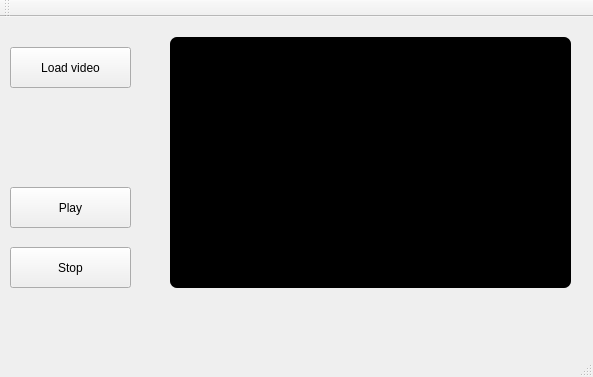
<?xml version="1.0" encoding="UTF-8"?>
<ui version="4.0">
 <class>MainWindow</class>
 <widget class="QMainWindow" name="MainWindow">
  <property name="geometry">
   <rect>
    <x>0</x>
    <y>0</y>
    <width>593</width>
    <height>377</height>
   </rect>
  </property>
  <property name="windowTitle">
   <string>MainWindow</string>
  </property>
  <widget class="QWidget" name="centralWidget">
   <widget class="QPushButton" name="loadVideoBtn">
    <property name="geometry">
     <rect>
      <x>10</x>
      <y>30</y>
      <width>121</width>
      <height>41</height>
     </rect>
    </property>
    <property name="styleSheet">
     <string notr="true"/>
    </property>
    <property name="text">
     <string>Load video</string>
    </property>
   </widget>
   <widget class="QPushButton" name="playVideoBtn">
    <property name="geometry">
     <rect>
      <x>10</x>
      <y>170</y>
      <width>121</width>
      <height>41</height>
     </rect>
    </property>
    <property name="styleSheet">
     <string notr="true"/>
    </property>
    <property name="text">
     <string>Play</string>
    </property>
   </widget>
   <widget class="QPushButton" name="stopVideoBtn">
    <property name="geometry">
     <rect>
      <x>10</x>
      <y>230</y>
      <width>121</width>
      <height>41</height>
     </rect>
    </property>
    <property name="styleSheet">
     <string notr="true"/>
    </property>
    <property name="text">
     <string>Stop</string>
    </property>
   </widget>
   <widget class="QLabel" name="label">
    <property name="geometry">
     <rect>
      <x>170</x>
      <y>20</y>
      <width>401</width>
      <height>251</height>
     </rect>
    </property>
    <property name="styleSheet">
     <string notr="true">background-color: #000;
border-radius: 7px;
</string>
    </property>
    <property name="text">
     <string/>
    </property>
   </widget>
  </widget>
  <widget class="QMenuBar" name="menuBar">
   <property name="geometry">
    <rect>
     <x>0</x>
     <y>0</y>
     <width>593</width>
     <height>21</height>
    </rect>
   </property>
  </widget>
  <widget class="QToolBar" name="mainToolBar">
   <attribute name="toolBarArea">
    <enum>TopToolBarArea</enum>
   </attribute>
   <attribute name="toolBarBreak">
    <bool>false</bool>
   </attribute>
  </widget>
  <widget class="QStatusBar" name="statusBar"/>
 </widget>
 <layoutdefault spacing="6" margin="11"/>
 <resources/>
 <connections/>
</ui>
